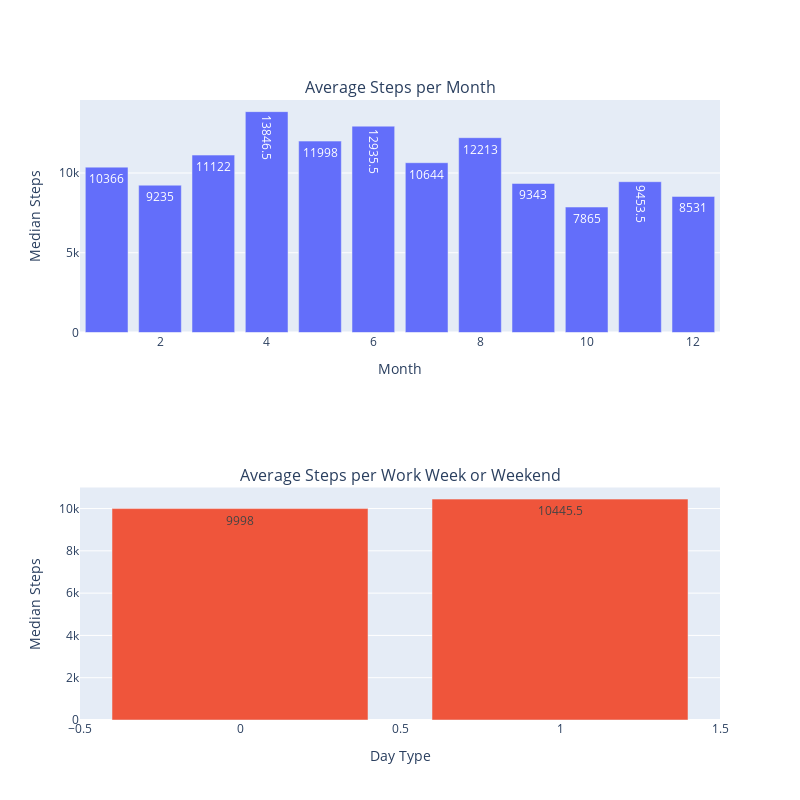

This figure's notebook cell:
### Code cell
#plot with plotly
fig = sp.make_subplots(rows=2, cols=1, subplot_titles=("Average Steps per Month", "Average Steps per Work Week or Weekend"))

fig.add_trace(go.Bar(x=median_steps_month['Months_encoded'],
                     y=median_steps_month['Steps'],
                     text=median_steps_month['Steps'],
                     name='Average steps per month',
                     textposition='auto'), row=1, col=1)

fig.add_trace(go.Bar(x=median_steps_work_weekend['Work_or_Weekend'],
                     y=median_steps_work_weekend['Steps'],
                     text=median_steps_work_weekend['Steps'],
                     name='Average steps per work week or weekend',
                     textposition='auto'), row=2, col=1)

fig.update_layout(xaxis=dict(title='Month'),
                  xaxis2=dict(title='Day Type'),
                  yaxis=dict(title='Median Steps'),
                  yaxis2=dict(title='Median Steps'),
                  showlegend=False)

fig.update_layout(height=800, width=800)

folder_path = r'C:\Users\zluca\OneDrive\LAURA\Ironhack - data analyst\GitHub\week 4\lab-matplotlib-seaborn\your-code\figures'
file_name = '\plotly_average_steps.html'       
plot_path = folder_path + file_name    

fig.write_html(plot_path)
fig.show()

### Figure 1 — Plotly figure (JSON) as saved in the notebook; plotly's stock layout.template omitted (floating-point values rounded to 4 significant figures)
{"data": [{"name": "Average steps per month", "text": [10366, 9235, 11122, 13850.0, 11998, 12940.0, 10644, 12213, 9343, 7865, 9454.0, 8531], "textposition": "auto", "type": "bar", "x": [1, 2, 3, 4, 5, 6, 7, 8, 9, 10, 11, 12], "xaxis": "x", "y": [10366, 9235, 11122, 13850.0, 11998, 12940.0, 10644, 12213, 9343, 7865, 9454.0, 8531], "yaxis": "y"}, {"name": "Average steps per work week or weekend", "text": [9998, 10450.0], "textposition": "auto", "type": "bar", "x": [0, 1], "xaxis": "x2", "y": [9998, 10450.0], "yaxis": "y2"}], "layout": {"annotations": [{"font": {"size": 16}, "showarrow": false, "text": "Average Steps per Month", "x": 0.5, "xanchor": "center", "xref": "paper", "y": 1, "yanchor": "bottom", "yref": "paper"}, {"font": {"size": 16}, "showarrow": false, "text": "Average Steps per Work Week or Weekend", "x": 0.5, "xanchor": "center", "xref": "paper", "y": 0.375, "yanchor": "bottom", "yref": "paper"}], "height": 800, "showlegend": false, "width": 800, "xaxis": {"anchor": "y", "domain": [0, 1], "title": {"text": "Month"}}, "xaxis2": {"anchor": "y2", "domain": [0, 1], "title": {"text": "Day Type"}}, "yaxis": {"anchor": "x", "domain": [0.625, 1], "title": {"text": "Median Steps"}}, "yaxis2": {"anchor": "x2", "domain": [0, 0.375], "title": {"text": "Median Steps"}}}}
